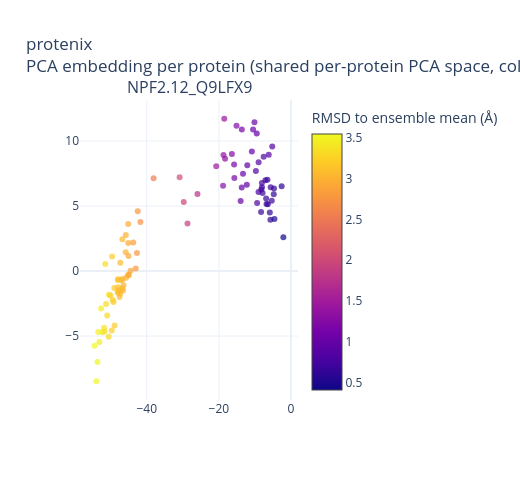

This figure's notebook cell:
### Markdown cell above
### `protenix`

Protenix (ByteDance) -- open reimplementation of the AF3 architecture.

### Code cell
plot_backend_capability("protenix")
